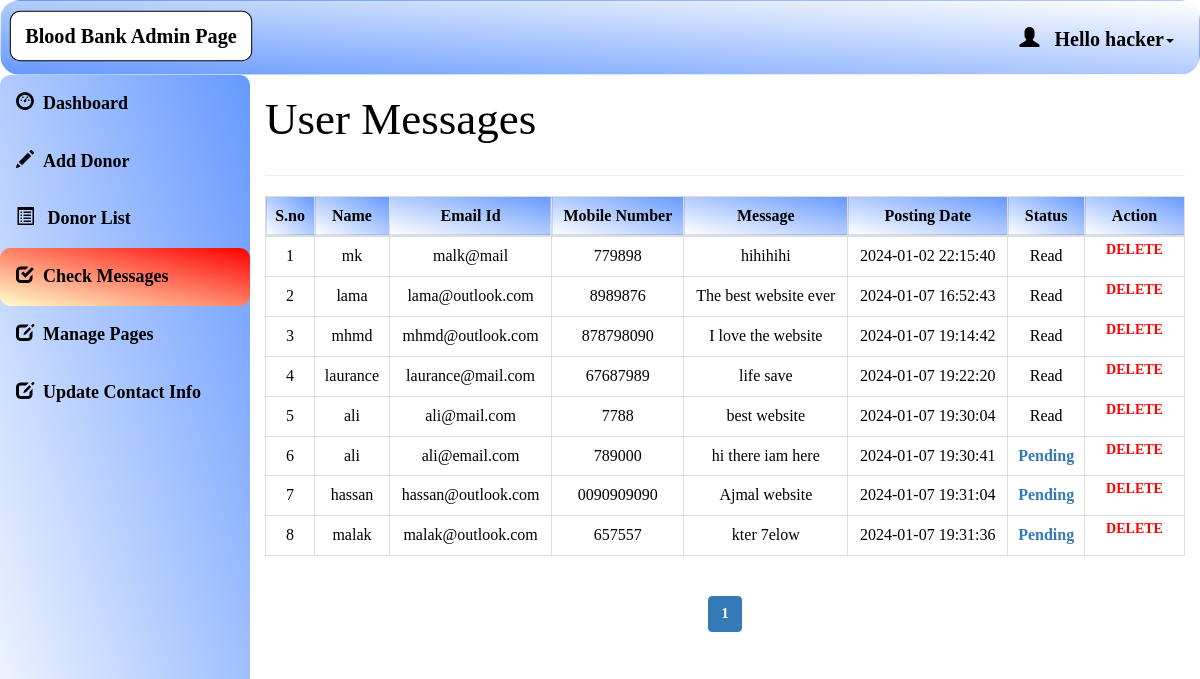
Screenshot of /admin/query.php (signed in) with the database file from the repository.
### tables this page shows
CREATE TABLE `admin_ifo` (
  `admin_id` int(10) NOT NULL,
  `admin_name` varchar(50) NOT NULL,
  `admin_username` varchar(50) NOT NULL,
  `admin_password` varchar(50) NOT NULL
);

CREATE TABLE `contact_query` (
  `query_id` int(11) NOT NULL,
  `query_name` varchar(120) NOT NULL,
  `query_number` char(12) NOT NULL,
  `query_message` longtext NOT NULL,
  `query_date` timestamp NOT NULL DEFAULT current_timestamp() ON UPDATE current_timestamp(),
  `query_status` int(11) NOT NULL,
  `query_mail` varchar(120) NOT NULL
);

### admin/query.php (the view, shortened to what this page needs)
<html>
<head>
    <link rel="stylesheet" href="https://maxcdn.bootstrapcdn.com/bootstrap/3.4.1/css/bootstrap.min.css">
</head>
<?php
include 'conn.php';
if (isset($_SESSION['loggedin']) && $_SESSION['loggedin'] == true) {
?>
    <body style="color:black">
        <div id="header">
            <?php include 'header.php';
            ?>
        </div>
        <div id="sidebar">
            <?php $active = "query";
            include 'sidebar.php'; ?>
        </div>
        <div id="content">
            <div class="content-wrapper">
                <div class="container-fluid">
                    <div class="row">
                        <div class="col-md-12 lg-12 sm-12">
                            <h1 class="page-title" style="font-size:3em">User Messages</h1>
                        </div>
                    </div>
                    <hr>
                    <?php
                    $limit = 10;
                    if (isset($_GET['page'])) {
                        $page = $_GET['page'];
                    } else {
                        $page = 1;
                    }
                    $offset = ($page - 1) * $limit;
                    $count = $offset + 1;
                    $sql = "select * from contact_query LIMIT {$offset},{$limit}";
                    $result = mysqli_query($conn, $sql);
                    if (mysqli_num_rows($result) > 0) {
                    ?>
                        <div class="table-responsive">
                            <table class="table table-bordered" style="text-align:center">
                                <thead style="text-align:center">
                                    <th style="text-align:center">S.no</th>
                                    <th style="text-align:center">Name</th>
                                    <th style="text-align:center">Email Id</th>
                                    <th style="text-align:center">Mobile Number</th>
                                    <th style="text-align:center">Message</th>
                                    <th style="text-align:center">Posting Date</th>
                                    <th style="text-align:center">Status</th>
                                    <th style="text-align:center">Action</th>
                                </thead>
                                <tbody>
                                    <?php
                                    while ($row = mysqli_fetch_assoc($result)) { ?>
                                        <tr>
                                            <td><?php echo $count++; ?></td>
                                            <td><?php echo $row['query_name']; ?></td>
                                            <td><?php echo $row['query_mail']; ?></td>
                                            <td><?php echo $row['query_number']; ?></td>
                                            <td><?php echo $row['query_message']; ?></td>
                                            <td><?php echo $row['query_date']; ?></td>
                                            <?php if ($row['query_status'] == 1) {
                                            ?><td>Read<br></td>
                                            <?php } else { ?>
                                                <td><a href="#" onclick="updateQuery(<?php echo $row['query_id']; ?>)"><b id="demo">Pending</b></a><br></td>
                                            <?php } ?>
                                            <td id="he" style="width:100px">
                                                <a style="color:red" href="#" onclick="deleteQuery(<?php echo $row['query_id']; ?>)">Delete</a>
                                            </td>
                                        </tr>
                                    <?php } ?>
                                </tbody>
                            </table>
                        </div>
                    <?php } ?>
                    <div class="table-responsive" style="text-align:center;">
                        <?php
                        $sql1 = "SELECT * FROM contact_query";
                        $result1 = mysqli_query($conn, $sql1) or die("Query Failed.");
                        if (mysqli_num_rows($result1) > 0) {
                            $total_records = mysqli_num_rows($result1);
                            $total_page = ceil($total_records / $limit);
                            echo '<ul class="pagination admin-pagination">';
                            for ($i = 1; $i <= $total_page; $i++) {
                                if ($i == $page) {
                                    $active = "active";
                                } else {
                                    $active = "";
                                }
                                echo '<li class="' . $active . '"><a href="query.php?page=' . $i . '">' . $i . '</a></li>';
                            }
                            echo '</ul>';
                        }
                        ?>
                    </div>
                </div>
            </div>
        <?php }
        ?>
    </body>
</html>

### admin/header.php (shortened to what this page needs)
<!DOCTYPE html>
<html>
<head>
  <link rel="stylesheet" href="https://maxcdn.bootstrapcdn.com/bootstrap/3.4.1/css/bootstrap.min.css">
</head>
<body>
<nav class="navbar navbar-custom">
  <div class="container-fluid">
    <div class="navbar-header">
      <a class="navbar-brand" id="qq" href="dashboard.php">Blood Bank Admin Page</a>
    </div>
    <ul class="nav navbar-nav navbar-right">
      <li class="dropdown"><a class="dropdown-toggle" id="qw" data-toggle="dropdown" href="#" style="font-weight:bold;color:black "> <span class="glyphicon glyphicon-user"></span>&nbsp&nbsp
        <?php
        $username=$_SESSION['username'];
        $sql="select * from admin_ifo where admin_username='$username'";
        $result=mysqli_query($conn,$sql) or die("query failed.");
        $row=mysqli_fetch_assoc($result);
        echo "Hello ".$row['admin_username'];
      ?><span class="caret"></span></a>
    </li>
    </ul>
  </div>
</nav>
</body></html>

### admin/query.php (style rules this page uses)
#sidebar { position: relative; margin-top: -20px }
#content { position: relative; margin-left: 250px }
#he { font-size: 14px; font-weight: 600; text-transform: uppercase; padding: 3px 7px; color: #fff; text-decoration: none; border-radius: 3px; align: center }
th { background: linear-gradient(to bottom left, #6699ff 0%, #ffffff 100%); }

### admin/header.php (style rules this page uses)
.navbar-custom.navbar { background: linear-gradient(to top right, #6699ff 0%, #ffffff 100%); border-radius: 20px 20px 20px 20px; }
.navbar { padding: 10px 10px; color:black ; position: relative; }
.navbar a { color: black; text-align: center; padding: 12px; text-decoration: none; font-size: 20px; line-height: 25px; float: none; display: block; text-align: left; }
.navbar-brand { font-size: 25px; font-weight: bold; }
.navbar-right { float: none; }
#qq { background-color: white; border: 1px solid ; border-radius: 10px 10px ; width: 240px; text-align: center; transform: scale(1.01); color: black; }

### admin/sidebar.php (style rules this page uses)
body { margin: 0; font-family: 'Averia Gruesa Libre';font-size: 15px; color:#F8F9F9; }

### rows the page displays
admin_ifo: admin_username "hacker"
contact_query: query_name "mk", query_mail "malk@mail", query_number "779898", query_message "hihihihi", query_date "2024-01-02 22:15:40", shows "Read"
contact_query: query_name "lama", query_mail "lama@outlook.com", query_number "8989876", query_message "The best website ever", query_date "2024-01-07 16:52:43", shows "Read"
contact_query: query_name "mhmd", query_mail "mhmd@outlook.com", query_number "878798090", query_message "I love the website", query_date "2024-01-07 19:14:42", shows "Read"
contact_query: query_name "laurance", query_mail "laurance@mail.com", query_number "67687989", query_message "life save", query_date "2024-01-07 19:22:20", shows "Read"
contact_query: query_name "ali", query_mail "ali@mail.com", query_number "7788", query_message "best website", query_date "2024-01-07 19:30:04", shows "Read"
contact_query: query_name "ali", query_mail "ali@email.com", query_number "789000", query_message "hi there iam here", query_date "2024-01-07 19:30:41"
contact_query: query_name "hassan", query_mail "hassan@outlook.com", query_number "0090909090", query_message "Ajmal website", query_date "2024-01-07 19:31:04"
contact_query: query_name "malak", query_mail "malak@outlook.com", query_number "657557", query_message "kter 7elow", query_date "2024-01-07 19:31:36"
